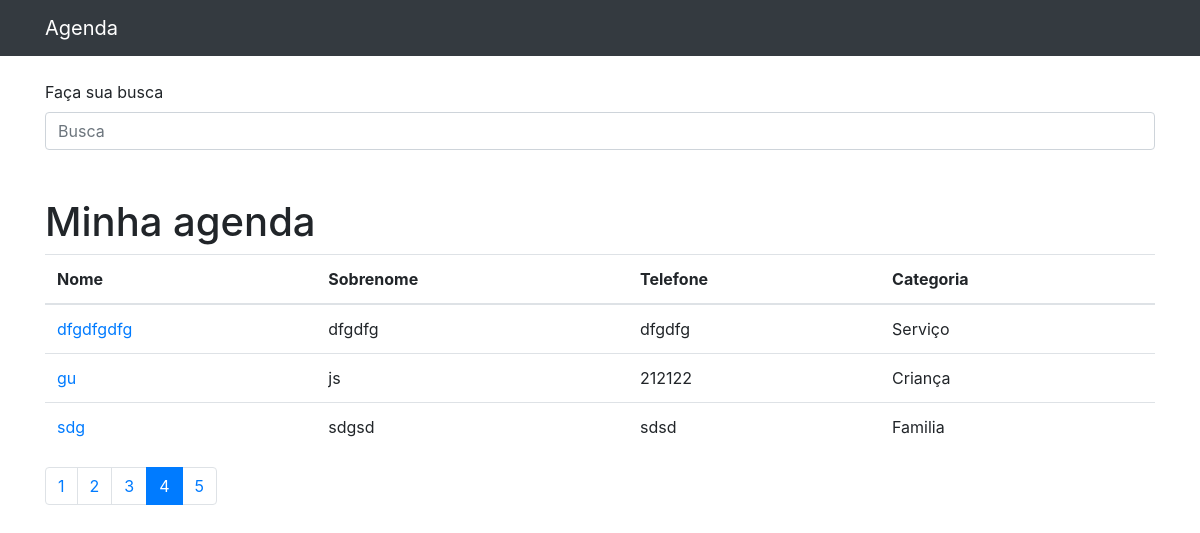
The page /?p=4&termo= on the database its author committed.
### contatos/models.py (models this page shows, shortened)
class Contato(models.Model):
    nome = models.CharField(max_length=30)
    sobrenome = models.CharField(max_length=30, blank=True)
    telefone = models.CharField(max_length=10)
    email = models.CharField(max_length=30, blank=True)
    data_criacao = models.DateTimeField(default=timezone.now())
    descricao = models.TextField(blank=True)
    categoria = models.ForeignKey(Categoria, on_delete=models.DO_NOTHING)
    mostar = models.BooleanField(default=True)
    foto = models.ImageField(blank=True, upload_to='fotos/%Y/%m')

class Categoria(models.Model):
    nome = models.CharField(max_length=30)
    def __str__(self):
        return self.nome

### contatos/views.py (the view)
# urls.py: path('', views.index, name='index'),
def index(request):
    contatos_list = Contato.objects.order_by('nome')
    paginator = Paginator(contatos_list, 3)
    page = request.GET.get('p')
    contatos = paginator.get_page(page)
    return render(request, 'contatos/index.html', {
        'contatos': contatos
    })

### contatos/templates/contatos/index.html
{% extends 'base.html' %}}
{% block conteudo %}
<h1 class="mt-5">Minha agenda</h1>
<table class="table">
  <thead>
    <tr>
      <th>Nome</th>
      <th>Sobrenome</th>
      <th>Telefone</th>
      <th>Categoria</th>
    </tr>
  </thead>
  <tbody>
    {% for contato in contatos %}
      {% if contato.mostar %}
        <tr>
          <td>
            <a href="{% url 'show_contato' contato.id %}"> {{contato.nome}}</a>
          </td>
          <td>{{contato.sobrenome}}</td>
          <td>{{contato.telefone}}</td>
          <td>{{contato.categoria}}</td>
        </tr>
      {% endif %}
    {% endfor %}
  </tbody>
</table>
<nav aria-label="Page navigation example">
  <ul class="pagination">
    {% for page in contatos.paginator.page_range %}
      {% if contatos.number == page%}
        <li class="page-item active">
          <a class="page-link " href="?p={{page}}&termo={{request.GET.termo}}">{{page}}</a>
        </li>
      {% else %}
        <li class="page-item ">
          <a class="page-link " href="?p={{page}}&termo={{request.GET.termo}}">{{page}}</a>
        </li>
      {% endif%}
    {% endfor %}
  </ul>
</nav>
{% endblock %}

### rows shown on the page
Contato: nome "dfgdfgdfg", sobrenome "dfgdfg", telefone "dfgdfg", categoria "Serviço"
Contato: nome "gu", sobrenome "js", telefone "212122", categoria "Criança"
Contato: nome "sdg", sobrenome "sdgsd", telefone "sdsd", categoria "Familia"

### other values the page prints
{{ page }} "1" "2" "3" "5"
{{ page }} "4"
